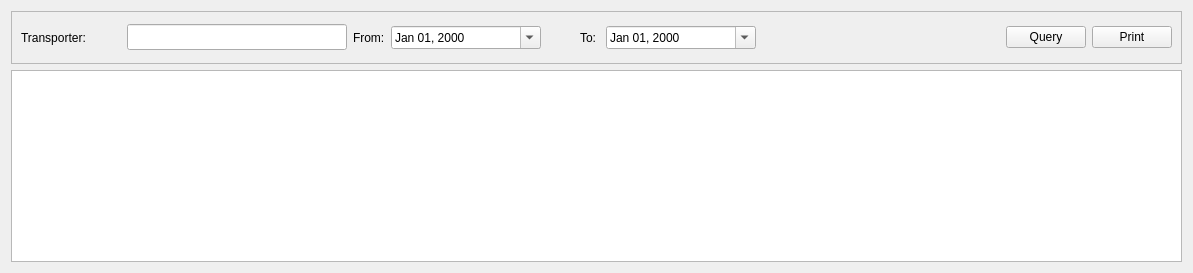
      <widget class="QWidget" name="ReportTab4">
       <attribute name="title">
        <string>Transporter By Date</string>
       </attribute>
       <layout class="QGridLayout" name="gridLayout_9">
        <item row="0" column="0">
         <widget class="QFrame" name="frame_5">
          <property name="enabled">
           <bool>true</bool>
          </property>
          <property name="frameShape">
           <enum>QFrame::StyledPanel</enum>
          </property>
          <property name="frameShadow">
           <enum>QFrame::Raised</enum>
          </property>
          <layout class="QGridLayout" name="gridLayout_15">
           <item row="0" column="0">
            <layout class="QHBoxLayout" name="horizontalLayout_29">
             <item>
              <widget class="QLabel" name="label_31">
               <property name="minimumSize">
                <size>
                 <width>100</width>
                 <height>25</height>
                </size>
               </property>
               <property name="text">
                <string>Transporter:</string>
               </property>
              </widget>
             </item>
             <item>
              <widget class="QLineEdit" name="leTransporterD">
               <property name="minimumSize">
                <size>
                 <width>220</width>
                 <height>26</height>
                </size>
               </property>
               <property name="maximumSize">
                <size>
                 <width>300</width>
                 <height>26</height>
                </size>
               </property>
               <property name="baseSize">
                <size>
                 <width>220</width>
                 <height>34</height>
                </size>
               </property>
              </widget>
             </item>
             <item>
              <widget class="QLabel" name="label_32">
               <property name="text">
                <string>From:</string>
               </property>
              </widget>
             </item>
             <item>
              <widget class="QDateEdit" name="deFromTBD">
               <property name="minimumSize">
                <size>
                 <width>150</width>
                 <height>0</height>
                </size>
               </property>
               <property name="time">
                <time>
                 <hour>0</hour>
                 <minute>0</minute>
                 <second>0</second>
                </time>
               </property>
               <property name="displayFormat">
                <string>MMM dd, yyyy</string>
               </property>
               <property name="calendarPopup">
                <bool>true</bool>
               </property>
              </widget>
             </item>
             <item>
              <widget class="QLabel" name="label_33">
               <property name="text">
                <string>          To: </string>
               </property>
              </widget>
             </item>
             <item>
              <widget class="QDateEdit" name="deToTBD">
               <property name="minimumSize">
                <size>
                 <width>150</width>
                 <height>0</height>
                </size>
               </property>
               <property name="displayFormat">
                <string>MMM dd, yyyy</string>
               </property>
               <property name="calendarPopup">
                <bool>true</bool>
               </property>
              </widget>
             </item>
             <item>
              <spacer name="horizontalSpacer_17">
               <property name="orientation">
                <enum>Qt::Horizontal</enum>
               </property>
               <property name="sizeHint" stdset="0">
                <size>
                 <width>244</width>
                 <height>33</height>
                </size>
               </property>
              </spacer>
             </item>
             <item>
              <widget class="QPushButton" name="pbQueryTBD">
               <property name="text">
                <string>Query</string>
               </property>
              </widget>
             </item>
             <item>
              <widget class="QPushButton" name="pbPrintTBD">
               <property name="text">
                <string>Print</string>
               </property>
              </widget>
             </item>
            </layout>
           </item>
          </layout>
         </widget>
        </item>
        <item row="1" column="0">
         <widget class="QTableView" name="tvTransLiftD"/>
        </item>
       </layout>
      </widget>
